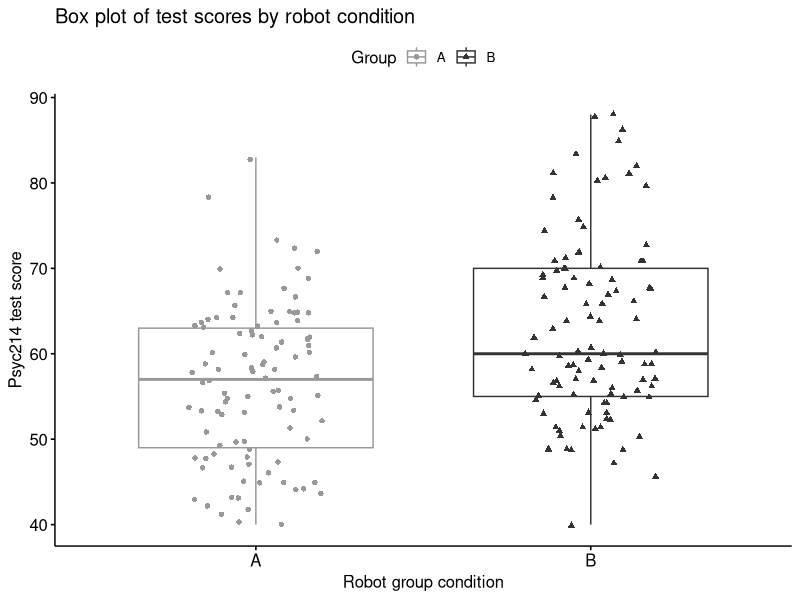
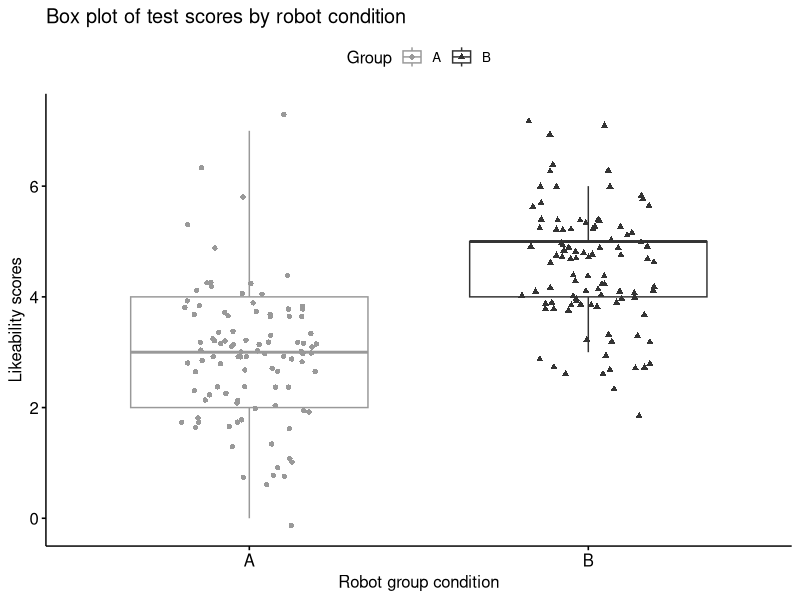

These charts were generated, in order, by the following R code:
## ---- chunk 1
lab1_data <- read.csv("data/Wk1/week1_robo_lab.csv")
## ---- chunk 2
library(tidyverse)
library(rstatix)
library(ggpubr)
## ---- chunk 3
head(lab1_data)
## ---- chunk 4
head(lab1_data, n=12)
## ---- chunk 5
lab1_data %>% arrange(Score)
## ---- chunk 6
lab1_data %>% arrange(Score) %>% head(n=10)
## ---- chunk 7
lab1_data %>% arrange(desc(Score))
## ---- chunk 8
# STUDENT COMPLETES
## ---- chunk 9
# ANSWER CODE
lab1_data %>% arrange(desc(Score)) %>% head(n=10)
## ---- chunk 10
lab1_data %>% arrange(desc(Score)) %>% head(n=10)
## ---- chunk 11
lab1_data <- lab1_data %>%
  mutate(Score_Category = case_when(
    Score <= 50 ~ "Low",
    Score > 50 & Score <= 70 ~ "Medium",
    Score > 70 ~ "High"
  ))
## ---- chunk 12
# TRY ENTERING YOUR OWN CODE HERE. HINT. USE head() and the name of our dataset
## ---- chunk 13
head(lab1_data)
## ---- chunk 14
summary(lab1_data)
## ---- chunk 15
range(lab1_data$Score)
IQR(lab1_data$Score)
sd(lab1_data$Score)
## ---- chunk 16
sapply(lab1_data[, 4:3], range)
## ---- chunk 17
# STUDENT COMPLETES
## ---- chunk 18
# ANSWER CODE
sapply(lab1_data[, 4:3], sd)
## ---- chunk 19
lab1_data %>%
group_by(Group) %>%
get_summary_stats(Score, type = "mean")
## ---- chunk 20
lab1_data %>%
group_by(Group) %>%
get_summary_stats(Score, Likeability, show = c("mean", "sd", "min", "max", "iqr"))
## ---- chunk 21
# Box plot of test scores by Robot Condition
ggboxplot(lab1_data,main="Box plot of test scores by robot condition", 
     x = "Group", y = "Score", #variables for axes
      color = "Group", palette =c("#999999", "#333333"), #colour of data
      add = "jitter", shape = "Group", # shape of data
     xlab="Robot group condition", ylab="Psyc214 test score") #labels for axes
## ---- chunk 22
# independent samples t-test
  #t_test(Score ~ Group) # where y is numeric Score and x is a binary factor 
# Compute t-test
t.test(formula = Score ~ Group, pool.sd = FALSE, var.equal = TRUE, data = lab1_data)
## ---- chunk 23
# Cohen's d effect size calculation
cohens_d(Score ~ Group,  # Formula
       data = lab1_data) # Dataframe containing the variables
## ---- chunk 24
  #ANSWER CODE
lab1_data %>%
  group_by(Group) %>%
  get_summary_stats(Likeability, type = "mean")
## ---- chunk 25
#ANSWER CODE
# Box plot of likeability scores by Robot Condition
ggboxplot(lab1_data,main="Box plot of test scores by robot condition", 
     x = "Group", y = "Likeability", #variables for axes
      color = "Group", palette =c("#999999", "#333333"), #colour of data
      add = "jitter", shape = "Group", # shape of data
     xlab="Robot group condition", ylab="Likeability scores") #labels for axes
## ---- chunk 26
#ANSWER CODE
# independent 2-group t-test
  #t_test(Score ~ Group) # where y is numeric Score and x is a binary factor 
# Compute t-test
t.test(formula = Likeability ~ Group, pool.sd = FALSE, var.equal = TRUE, data = lab1_data)

  # Cohen's d effect size calculation
cohens_d(Likeability ~ Group,  # Formula
    data = lab1_data) # Dataframe containing the variables
## ---- chunk 27
#ANSWER CODE
lab1_data <- lab1_data %>%
  mutate(Score_Band = case_when(
    Score <= 48 ~ "Fail",
    Score > 48 & Score <= 58 ~ "Pass",
    Score > 58 & Score <= 68 ~ "Merit",
    Score > 69 ~ "Distinction"
  ))

head(lab1_data)
